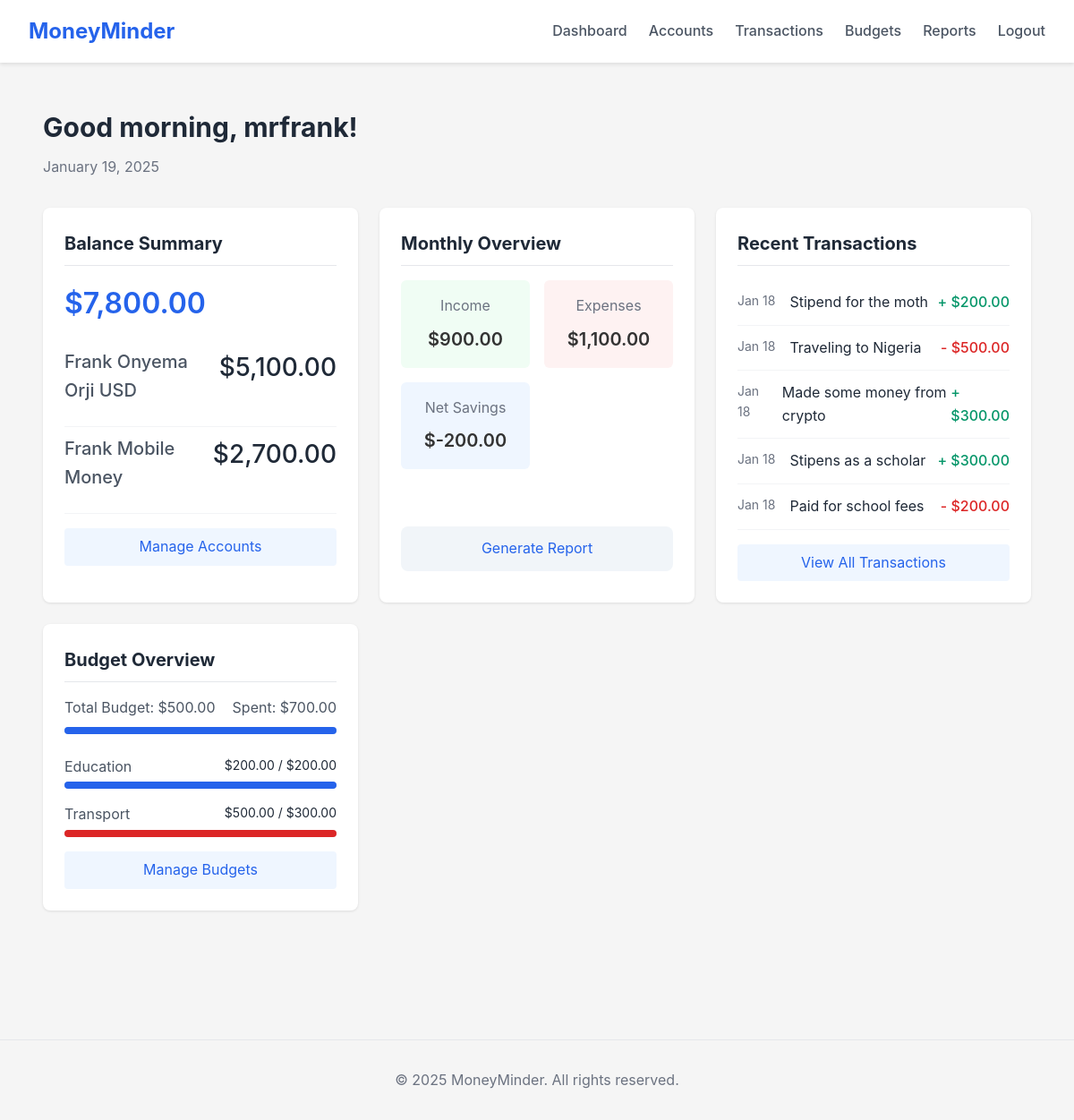
/dashboard (signed in), run on the app's committed database.
### app/models/account.py (models this page shows, shortened)
class Account(db.Model, BaseModel):
    __tablename__ = 'accounts'
    name = db.Column(db.String(100), nullable=False)
    account_type = db.Column(db.String(50), nullable=False)  # bank, cash, mobile_money
    currency = db.Column(db.String(3), nullable=False, default='USD')
    balance = db.Column(db.Numeric(10, 2), nullable=False, default=0)
    description = db.Column(db.Text)
    user_id = db.Column(db.String(50), db.ForeignKey('users.id'), nullable=False)
    transactions = db.relationship('Transaction', back_populates='account', lazy='dynamic', cascade='all, delete-orphan')

### app/models/transaction.py (models this page shows, shortened)
class Transaction(db.Model, BaseModel):
    __tablename__ = 'transactions'
    amount = db.Column(db.Numeric(10, 2), nullable=False)
    transaction_type = db.Column(db.String(20), nullable=False)  # 'income' or 'expense'
    description = db.Column(db.Text)
    date = db.Column(db.DateTime, nullable=False, default=datetime.utcnow)
    category = db.Column(db.String(100), nullable=False)
    tag = db.Column(db.String(100), nullable=False)
    user_id = db.Column(db.String(50), db.ForeignKey('users.id'), nullable=False)
    account_id = db.Column(db.String(50), db.ForeignKey('accounts.id'), nullable=False)
    account = db.relationship('Account', back_populates='transactions')
    @staticmethod
    def get_by_date_range(user_id, start_date, end_date):
        return Transaction.query.filter(
            Transaction.user_id == user_id,
            Transaction.date >= start_date,
            Transaction.date <= end_date
        ).order_by(Transaction.date.desc()).all()

### app/models/budget.py (models this page shows, shortened)
class Budget(db.Model, BaseModel):
    __tablename__ = 'budgets'
    amount = db.Column(db.Numeric(10, 2), nullable=False)
    start_date = db.Column(db.DateTime, nullable=False)
    end_date = db.Column(db.DateTime, nullable=False)
    notification_threshold = db.Column(db.Integer, default=80)  # Percentage
    category = db.Column(db.String(100), nullable=False)
    tag = db.Column(db.String(100), nullable=True)
    user_id = db.Column(db.String(50), db.ForeignKey('users.id'), nullable=False)
    def get_spent_amount(self):
        query = db.session.query(db.func.sum(Transaction.amount)).filter(
            Transaction.category == self.category,
            Transaction.date >= self.start_date,
            Transaction.date <= self.end_date,
            Transaction.transaction_type == 'expense'
        )
        if self.tag:
            query = query.filter(Transaction.tag == self.tag)
        spent = query.scalar() or 0
        return Decimal(str(spent))
    def get_remaining_amount(self):
        return self.amount - self.get_spent_amount()
    def get_spending_percentage(self):
        spent = self.get_spent_amount()
        if self.amount > 0:
            return (spent / self.amount) * 100
        return 0
    def is_exceeded(self):
        return self.get_spent_amount() > self.amount
    @staticmethod
    def get_active_budgets(user_id, date=None):
        if date is None:
            date = datetime.utcnow()
        return Budget.query.filter(
            Budget.user_id == user_id,
            Budget.start_date <= date,
            Budget.end_date >= date
        ).all()

### app/routes/main.py (the view)
@main.route('/')
@main.route('/index')
@main.route('/dashboard')
@login_required
def index():
    accounts = Account.query.filter_by(user_id=current_user.id).all()
    total_balance = sum(float(account.balance) for account in accounts)
    recent_transactions = Transaction.query.filter_by(
        user_id=current_user.id
    ).order_by(
        Transaction.date.desc()
    ).limit(5).all()
    start_of_month = datetime.utcnow().replace(day=1, hour=0, minute=0, second=0, microsecond=0)
    end_of_month = (start_of_month + timedelta(days=32)).replace(day=1) - timedelta(seconds=1)
    month_transactions = Transaction.get_by_date_range(
        current_user.id,
        start_of_month,
        end_of_month
    )
    total_income = sum(
        float(t.amount) for t in month_transactions
        if t.transaction_type == 'income'
    )
    total_expenses = sum(
        float(t.amount) for t in month_transactions
        if t.transaction_type == 'expense'
    )
    active_budgets = Budget.get_active_budgets(current_user.id)
    budget_status = [
        {
            'category': budget.category,
            'amount': float(budget.amount),
            'spent': float(budget.get_spent_amount()),
            'remaining': float(budget.get_remaining_amount()),
            'percentage': float(budget.get_spending_percentage()),
            'is_exceeded': budget.is_exceeded()
        }
        for budget in active_budgets
    ]
    total_budget = sum(float(budget.amount) for budget in active_budgets)
    total_spent = sum(float(budget.get_spent_amount()) for budget in active_budgets)
    greeting = get_time_based_greeting()
    return render_template('dashboard/index.html',
                           greeting=greeting,
                           accounts=accounts,
                           total_balance=total_balance,
                           recent_transactions=recent_transactions,
                           total_income=total_income,
                           total_expenses=total_expenses,
                           budget_status=budget_status,
                           total_budget=total_budget,
                           total_spent=total_spent)

### app/models/__init__.py (called while the page is built)
    @classmethod
    def get_by_id(cls, id):
        return cls.query.get_or_404(id)

### app/routes/main.py (called while the page is built)
def get_time_based_greeting():
    hour = datetime.now().hour
    if 5 <= hour < 12:
        return "Good morning"
    elif 12 <= hour < 17:
        return "Good afternoon"
    else:
        return "Good evening"

### app/templates/dashboard/index.html (shortened to what this page needs)
{% extends "base.html" %}
{% block styles %}
<link rel="stylesheet" href="{{ url_for('static', filename='css/dashboard.css') }}">
{% endblock %}
{% block content %}
<div class="dashboard">
    <div class="welcome-section">
    <h1>{{ greeting }}, {{ current_user.username }}!</h1>
    <p class="date">{{ moment().format('MMMM DD, YYYY') }}</p>
</div>
    <div class="dashboard-grid">
        <div class="dashboard-card summary-card">
            <h2>Balance Summary</h2>
            <div class="balance-amount">{{ "${:,.2f}".format(total_balance) }}</div>
            <div class="account-list">
                {% for account in accounts %}
                <div class="account-item">
                    <span class="account-name">{{ account.name }}</span>
                    <span class="account-balance">{{ "${:,.2f}".format(account.balance) }}</span>
                </div>
                {% endfor %}
            </div>
            <a href="{{ url_for('accounts.index') }}" class="card-link">Manage Accounts</a>
        </div>
        <div class="dashboard-card overview-card">
            <h2>Monthly Overview</h2>
            <div class="overview-grid">
                <div class="overview-item income">
                    <span class="label">Income</span>
                    <span class="amount">{{ "${:,.2f}".format(total_income) }}</span>
                </div>
                <div class="overview-item expenses">
                    <span class="label">Expenses</span>
                    <span class="amount">{{ "${:,.2f}".format(total_expenses) }}</span>
                </div>
                <div class="overview-item savings">
                    <span class="label">Net Savings</span>
                    <span class="amount">{{ "${:,.2f}".format(total_income - total_expenses) }}</span>
                </div>
            </div>
            <a href="{{ url_for('reports.generate_report') }}" class="card-link-generate">Generate Report</a>
        </div>
        <div class="dashboard-card transactions-card">
            <h2>Recent Transactions</h2>
            <div class="transaction-list">
                {% for transaction in recent_transactions %}
                <div class="transaction-item {{ transaction.transaction_type }}">
                    <div class="transaction-info">
                        <span class="transaction-date">{{ moment(transaction.date).format('MMM DD') }}</span>
                        <span class="transaction-description">{{ transaction.description }}</span>
                    </div>
                    <span class="transaction-amount">
                        {{ "+" if transaction.transaction_type == 'income' else "-" }}
                        {{ "${:,.2f}".format(transaction.amount) }}
                    </span>
                </div>
                {% endfor %}
            </div>
            <a href="{{ url_for('transactions.index') }}" class="card-link">View All Transactions</a>
        </div>
        <div class="dashboard-card budget-card">
            <h2>Budget Overview</h2>
            <div class="budget-progress">
                <div class="total-budget">
                    <span>Total Budget: {{ "${:,.2f}".format(total_budget) }}</span>
                    <span>Spent: {{ "${:,.2f}".format(total_spent) }}</span>
                </div>
                <div class="progress-bar">
                    <div class="progress" style="width: {{ (total_spent / total_budget * 100) if total_budget > 0 else 0 }}%"></div>
                </div>
            </div>
            <div class="budget-list">
                {% for budget in budget_status %}
                <div class="budget-item {{ 'exceeded' if budget.is_exceeded else '' }}">
                    <div class="budget-info">
                        <span class="budget-category">{{ budget.category }}</span>
                        <span class="budget-amounts">
                            {{ "${:,.2f}".format(budget.spent) }} / {{ "${:,.2f}".format(budget.amount) }}
                        </span>
                    </div>
                    <div class="progress-bar">
                        <div class="progress" style="width: {{ budget.percentage }}%"></div>
                    </div>
                </div>
                {% endfor %}
            </div>
            <a href="{{ url_for('budgets.index') }}" class="card-link">Manage Budgets</a>
        </div>
    </div>
</div>
{% endblock %}

### app/static/css/style.css (style rules this page uses)
* { margin: 0; padding: 0; box-sizing: border-box; }
body { font-family: 'Inter', -apple-system, BlinkMacSystemFont, 'Segoe UI', Roboto, sans-serif; line-height: 1.6; color: #333; background-color: #f5f5f5; }

### app/static/css/accounts.css (style rules this page uses)
.account-name { font-size: 1.25rem; font-weight: 500; color: #1f2937; text-decoration: none; display: block; margin-bottom: 1rem; transition: color 0.2s ease; }
.account-balance { font-size: 1.75rem; font-weight: 600; color: #2563eb; margin-bottom: 1.5rem; }
.progress-bar { height: 4px; background-color: #e5e7eb; border-radius: 2px; overflow: hidden; margin-bottom: 0.5rem; }
.progress-bar .progress { height: 100%; background-color: #2563eb; border-radius: 2px; transition: width 0.3s ease; }

### app/static/css/dashboard.css (style rules this page uses)
.dashboard { padding: 1rem; }
.welcome-section { margin-bottom: 2rem; }
.welcome-section h1 { font-size: 1.875rem; color: #1f2937; margin-bottom: 0.5rem; }
.welcome-section .date { color: #6b7280; font-size: 1rem; }
.dashboard-grid { display: grid; grid-template-columns: repeat(auto-fit, minmax(300px, 1fr)); gap: 1.5rem; margin-bottom: 2rem; }
.dashboard-card { background-color: white; border-radius: 8px; box-shadow: 0 1px 3px rgba(0, 0, 0, 0.1); padding: 1.5rem; }
.dashboard-card h2 { color: #1f2937; font-size: 1.25rem; margin-bottom: 1rem; border-bottom: 1px solid #e5e7eb; padding-bottom: 0.5rem; }
.summary-card .balance-amount { font-size: 2rem; font-weight: 600; color: #2563eb; margin-bottom: 1rem; }
.account-list { margin-bottom: 1rem; }
.account-item { display: flex; justify-content: space-between; padding: 0.5rem 0; border-bottom: 1px solid #f3f4f6; }
.account-name { color: #4b5563; }
.account-balance { font-weight: 500; color: #1f2937; }
.overview-grid { display: grid; grid-template-columns: repeat(auto-fit, minmax(120px, 1fr)); gap: 1rem; }
.overview-item { text-align: center; padding: 1rem; border-radius: 6px; }
.overview-item .label { display: block; color: #6b7280; margin-bottom: 0.5rem; }
.overview-item .amount { display: block; font-size: 1.25rem; font-weight: 600; }
.overview-item.income { background-color: #f0fdf4; }
.overview-item.expenses { background-color: #fef2f2; }
.overview-item.savings { background-color: #eff6ff; }
.transaction-list { margin-bottom: 1rem; }
.transaction-item { display: flex; justify-content: space-between; align-items: center; padding: 0.75rem 0; border-bottom: 1px solid #f3f4f6; }
.transaction-info { display: flex; gap: 1rem; }
.transaction-date { color: #6b7280; font-size: 0.875rem; }
.transaction-description { color: #1f2937; }
.transaction-amount { font-weight: 500; }
.transaction-item.income .transaction-amount { color: #059669; }
.transaction-item.expense .transaction-amount { color: #dc2626; }
.budget-progress { margin-bottom: 1.5rem; }
.total-budget { display: flex; justify-content: space-between; margin-bottom: 0.5rem; color: #4b5563; }
.progress-bar { width: 100%; height: 8px; background-color: #e5e7eb; border-radius: 4px; overflow: hidden; }
.progress-bar .progress { height: 100%; background-color: #2563eb; transition: width 0.3s ease; }
.budget-item { margin-bottom: 1rem; }
.budget-info { display: flex; justify-content: space-between; margin-bottom: 0.25rem; }
.budget-category { color: #4b5563; }
.budget-amounts { color: #1f2937; font-size: 0.875rem; }
.budget-item.exceeded .progress-bar .progress { background-color: #dc2626; }
.card-link { display: block; text-align: center; color: #2563eb; text-decoration: none; padding: 0.5rem; border-radius: 4px; background-color: #eff6ff; transition: background-color 0.2s; }
.card-link-generate { display: block; text-align: center; color: #2563eb; text-decoration: none; padding: 0.75rem; border-radius: 0.5rem; background-color: #f1f5f9; transition: all 0.2s ease; margin-top: 4rem; }

### data on the page
Account: name "Frank Onyema Orji USD", balance "$5,100.00"
Account: name "Frank Mobile Money", balance "$2,700.00"
Transaction: date "Jan 18", transaction_type "+", amount "$200.00"
Transaction: date "Jan 18", transaction_type "-", amount "$500.00"
Transaction: date "Jan 18", transaction_type "+", amount "$300.00"
Transaction: date "Jan 18", transaction_type "+", amount "$300.00"
Transaction: date "Jan 18", transaction_type "-", amount "$200.00"
Budget: category "Education", spent "$200.00", amount "$200.00", {{ budget.percentage }} 100.0 (drawn)
Budget: category "Transport", spent "$500.00", amount "$300.00", {{ budget.percentage }} 166.66666666666666 (drawn)

### other printed values
{{ "${:,.2f}".format(total_balance) }} "$7,800.00"
{{ "${:,.2f}".format(total_income) }} "$900.00"
{{ "${:,.2f}".format(total_expenses) }} "$1,100.00"
{{ "${:,.2f}".format(total_income - total_expenses) }} "$-200.00"
{{ "${:,.2f}".format(total_budget) }} "$500.00"
{{ "${:,.2f}".format(total_spent) }} "$700.00"
